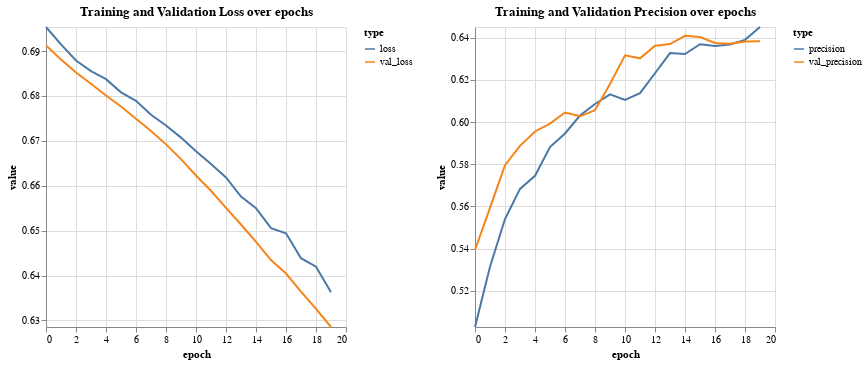

This figure's notebook cell:
### Code cell
visualizeHistory(lstm_hist)

### Figure 1 — Vega-Lite specification as saved in the notebook (floating-point values rounded to 4 significant figures)
{"config": {"view": {"continuousWidth": 300, "continuousHeight": 300}}, "hconcat": [{"data": {"name": "data-e43f033078a0fe0c03293a42e1e289bd"}, "mark": {"type": "line"}, "encoding": {"color": {"field": "type", "legend": {"orient": "right"}, "type": "nominal"}, "x": {"field": "epoch", "type": "quantitative"}, "y": {"field": "value", "scale": {"domain": [0.6285, 0.6953]}, "type": "quantitative"}}, "title": "Training and Validation Loss over epochs"}, {"data": {"name": "data-9d44ca6164b7d3295d11ca991e0fa97f"}, "mark": {"type": "line"}, "encoding": {"color": {"field": "type", "legend": {"orient": "right"}, "type": "nominal"}, "x": {"field": "epoch", "type": "quantitative"}, "y": {"field": "value", "scale": {"domain": [0.5028, 0.6451]}, "type": "quantitative"}}, "title": "Training and Validation Precision over epochs"}], "resolve": {"scale": {"color": "independent"}}, "$schema": "https://vega.github.io/schema/vega-lite/v5.20.1.json", "datasets": {"data-e43f033078a0fe0c03293a42e1e289bd": [{"epoch": 0, "type": "loss", "value": 0.6953}, {"epoch": 1, "type": "loss", "value": 0.6915}, {"epoch": 2, "type": "loss", "value": 0.6879}, {"epoch": 3, "type": "loss", "value": 0.6855}, {"epoch": 4, "type": "loss", "value": 0.6837}, {"epoch": 5, "type": "loss", "value": 0.6808}, {"epoch": 6, "type": "loss", "value": 0.6789}, {"epoch": 7, "type": "loss", "value": 0.6758}, {"epoch": 8, "type": "loss", "value": 0.6734}, {"epoch": 9, "type": "loss", "value": 0.6707}, {"epoch": 10, "type": "loss", "value": 0.6677}, {"epoch": 11, "type": "loss", "value": 0.6648}, {"epoch": 12, "type": "loss", "value": 0.6619}, {"epoch": 13, "type": "loss", "value": 0.6576}, {"epoch": 14, "type": "loss", "value": 0.655}, {"epoch": 15, "type": "loss", "value": 0.6506}, {"epoch": 16, "type": "loss", "value": 0.6494}, {"epoch": 17, "type": "loss", "value": 0.6439}, {"epoch": 18, "type": "loss", "value": 0.642}, {"epoch": 19, "type": "loss", "value": 0.6363}, {"epoch": 0, "type": "val_loss", "value": 0.6913}, {"epoch": 1, "type": "val_loss", "value": 0.6881}, {"epoch": 2, "type": "val_loss", "value": 0.6852}, {"epoch": 3, "type": "val_loss", "value": 0.6827}, {"epoch": 4, "type": "val_loss", "value": 0.6801}, {"epoch": 5, "type": "val_loss", "value": 0.6777}, {"epoch": 6, "type": "val_loss", "value": 0.6749}, {"epoch": 7, "type": "val_loss", "value": 0.6722}, {"epoch": 8, "type": "val_loss", "value": 0.6692}, {"epoch": 9, "type": "val_loss", "value": 0.6659}, {"epoch": 10, "type": "val_loss", "value": 0.6623}, {"epoch": 11, "type": "val_loss", "value": 0.6589}, {"epoch": 12, "type": "val_loss", "value": 0.6551}, {"epoch": 13, "type": "val_loss", "value": 0.6514}, {"epoch": 14, "type": "val_loss", "value": 0.6475}, {"epoch": 15, "type": "val_loss", "value": 0.6435}, {"epoch": 16, "type": "val_loss", "value": 0.6404}, {"epoch": 17, "type": "val_loss", "value": 0.6364}, {"epoch": 18, "type": "val_loss", "value": 0.6326}, {"epoch": 19, "type": "val_loss", "value": 0.6285}], "data-9d44ca6164b7d3295d11ca991e0fa97f": [{"epoch": 0, "type": "precision", "value": 0.5028}, {"epoch": 1, "type": "precision", "value": 0.5314}, {"epoch": 2, "type": "precision", "value": 0.554}, {"epoch": 3, "type": "precision", "value": 0.5683}, {"epoch": 4, "type": "precision", "value": 0.5745}, {"epoch": 5, "type": "precision", "value": 0.5881}, {"epoch": 6, "type": "precision", "value": 0.5946}, {"epoch": 7, "type": "precision", "value": 0.6031}, {"epoch": 8, "type": "precision", "value": 0.6085}, {"epoch": 9, "type": "precision", "value": 0.6131}, {"epoch": 10, "type": "precision", "value": 0.6105}, {"epoch": 11, "type": "precision", "value": 0.6137}, {"epoch": 12, "type": "precision", "value": 0.6231}, {"epoch": 13, "type": "precision", "value": 0.6327}, {"epoch": 14, "type": "precision", "value": 0.6322}, {"epoch": 15, "type": "precision", "value": 0.6369}, {"epoch": 16, "type": "precision", "value": 0.636}, {"epoch": 17, "type": "precision", "value": 0.6368}, {"epoch": 18, "type": "precision", "value": 0.639}, {"epoch": 19, "type": "precision", "value": 0.6451}, {"epoch": 0, "type": "val_precision", "value": 0.5393}, {"epoch": 1, "type": "val_precision", "value": 0.5593}, {"epoch": 2, "type": "val_precision", "value": 0.5795}, {"epoch": 3, "type": "val_precision", "value": 0.5887}, {"epoch": 4, "type": "val_precision", "value": 0.5955}, {"epoch": 5, "type": "val_precision", "value": 0.5992}, {"epoch": 6, "type": "val_precision", "value": 0.6045}, {"epoch": 7, "type": "val_precision", "value": 0.6027}, {"epoch": 8, "type": "val_precision", "value": 0.6056}, {"epoch": 9, "type": "val_precision", "value": 0.618}, {"epoch": 10, "type": "val_precision", "value": 0.6316}, {"epoch": 11, "type": "val_precision", "value": 0.6302}, {"epoch": 12, "type": "val_precision", "value": 0.6362}, {"epoch": 13, "type": "val_precision", "value": 0.637}, {"epoch": 14, "type": "val_precision", "value": 0.6409}, {"epoch": 15, "type": "val_precision", "value": 0.6403}, {"epoch": 16, "type": "val_precision", "value": 0.6375}, {"epoch": 17, "type": "val_precision", "value": 0.6371}, {"epoch": 18, "type": "val_precision", "value": 0.6382}, {"epoch": 19, "type": "val_precision", "value": 0.6383}]}}
